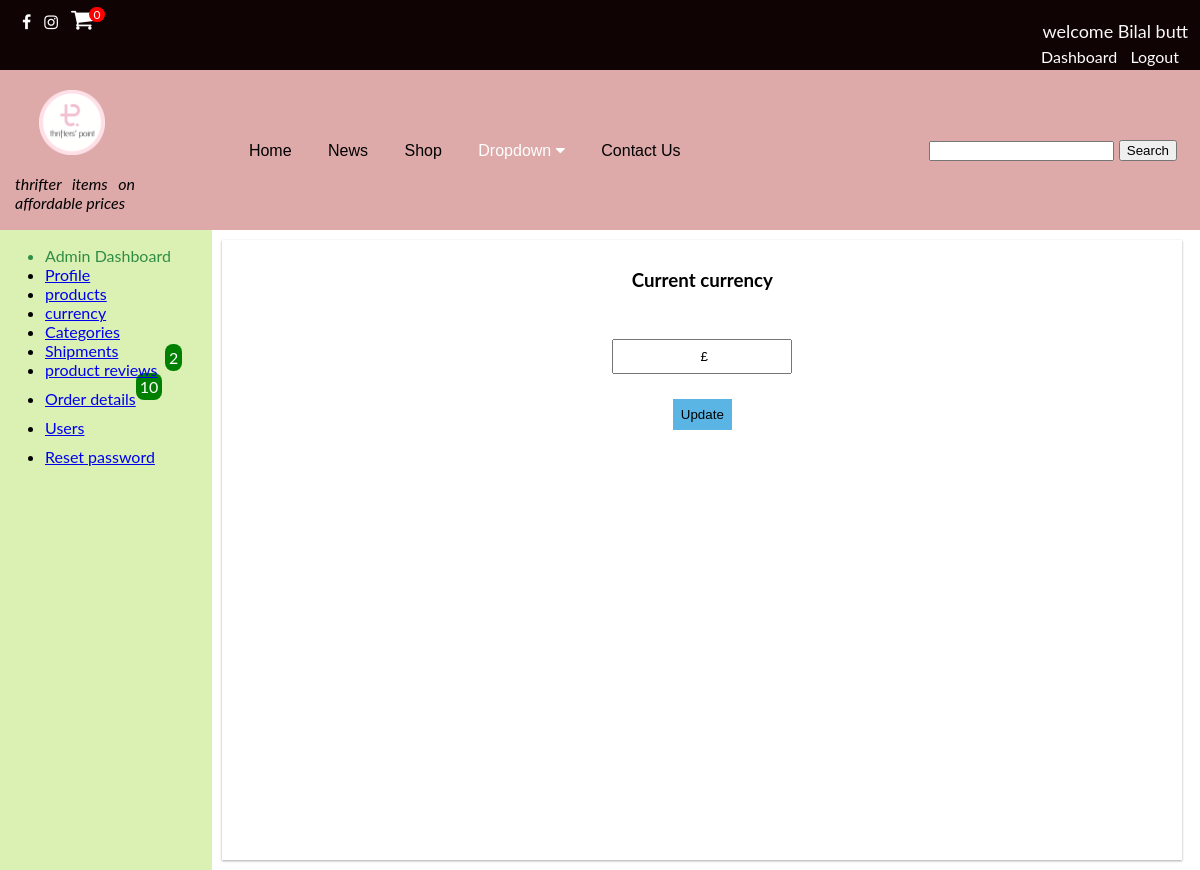
/admin/forms/currency.php (signed in), run on the app's committed database.
### tables this page shows
CREATE TABLE `site_info` (
  `id` int(11) NOT NULL,
  `sitelogo` varchar(255) NOT NULL DEFAULT 'sitelogo.png',
  `tagline` varchar(255) NOT NULL DEFAULT 'saifi logos'
);

CREATE TABLE `currency_tab` (
  `currency_id` int(11) NOT NULL,
  `country` varchar(255) NOT NULL,
  `currency` varchar(255) NOT NULL
);

### admin/forms/currency.php (the view, shortened to what this page needs)
<?php require_once(dirname(dirname(dirname(__FILE__))) . '/Database/database.php'); ?>
<!DOCTYPE html>
<html lang="en">
<head>
    <link rel="stylesheet" href="https://cdnjs.cloudflare.com/ajax/libs/font-awesome/4.7.0/css/font-awesome.min.css">
    <link rel="stylesheet" href="../../css/style.css">
    <link rel="stylesheet" href="../admin.css">
    <link rel="stylesheet" href="https://unpkg.com/purecss@2.0.6/build/pure-min.css">
</head>
<body>
    <div class="topbar">
        <?php require_once(dirname(dirname(dirname(__FILE__))) . '/inc/topbar.php'); ?>
    </div>
    <div class="header">
        <header>
            <?php require_once(dirname(dirname(dirname(__FILE__))) . '/inc/header.php'); ?>
        </header>
    </div>
    <div class="rows">
        <div class="adminsidenav">
            <?php require '../admindashboard.php'; ?>
        </div>
        <div class="adminmain">
            <div class="">
<?php
$q = "SELECT * from currency_tab";
$result = mysqli_query($conn, $q) or die(mysqli_error($conn));
$results=mysqli_fetch_array($result);
$currency=$results['currency'];
?>
                <form action="currency.php" method="post">
                    <h3 style=text-align="center">Current currency</h3>
                    <div class=form-group>
                        <input style=width:20%;margin:auto;padding;auto class="prdouctaddinput" type="text" name="currency" value="<?php echo $currency;?>">
                        <button class="addbutton" type=submit name="submit">Update</button>
                    </div>
            </div>
        </div>
</body>
</html>

### inc/header.php (shortened to what this page needs)
<?php
require_once(dirname(dirname(__FILE__)) . '/Database/database.php');
?>
<div class="headercontaianer">
<div class="collapsemenu" >
<div class="sitelogo">
<?php $actual_link = 'http://'.$_SERVER['HTTP_HOST'].$_SERVER['PHP_SELF'];?>
<?php
$q = "SELECT * from site_info";
$result = mysqli_query($conn, $q) or die(mysqli_error($conn));
$results=mysqli_fetch_array($result);
if($actual_link != "http://localhost/webapp/admin/forms/addproduct.php"
  && $actual_link != "http://localhost/webapp/admin/forms/allproducts.php"
  && $actual_link != "http://localhost/webapp/admin/forms/editproduct.php"
  && $actual_link != "http://localhost/webapp/admin/forms/productimggallery.php"
  && $actual_link != "http://localhost/webapp/admin/forms/addgalleryimages.php"
  && $actual_link != "http://localhost/webapp/admin/forms/addnewcat.php"
  && $actual_link != "http://localhost/webapp/admin/forms/editcategory.php"
  && $actual_link != "http://localhost/webapp/admin/forms/reviews.php"
  && $actual_link != "http://localhost/webapp/admin/forms/customerorddet.php"
  && $actual_link != "http://localhost/webapp/admin/forms/customerbilldet.php"
  && $actual_link != "http://localhost/webapp/admin/forms/users.php"
  && $actual_link != "http://localhost/webapp/admin/forms/edituser.php"
  && $actual_link != "http://localhost/webapp/admin/forms/currency.php"
  && $actual_link != "http://localhost/webapp/admin/forms/siteinfo.php"
  && $actual_link != "http://localhost/webapp/admin/forms/allproductedit.php"
  && $actual_link != "http://localhost/webapp/admin/forms/shipment.php"
  && $actual_link != "http://localhost/webapp/admin/forms/adminprofile.php"
  && $actual_link != "http://localhost/webapp/admin/forms/retypepassword.php"){
echo '<a href="http://localhost/webapp/pages/home.php" ><img  class="logoimage" src="../images/'.$results['sitelogo'].'"></a>';
  echo '<p style=display:block;margin-left:15px;font-style:italic;width:120px;> '.$results['tagline'].' </p>';
}else{
  echo '<a href="http://localhost/webapp/pages/home.php" ><img  class="logoimage" src="../../images/'.$results['sitelogo'].'"></a>';
  echo '<p style=margin-left:15px;font-style:italic;width:120px> '.$results['tagline'].' </p>';
}
?>
</div>
<div class="navbar">
<a href="http://localhost/webapp/pages/home.php">Home</a>
<a href="http://localhost/webapp/pages/news.php">News</a>
<a href="http://localhost/webapp/pages/shop.php">Shop</a>
  <div class="dropdown">
    <button class="dropbtn">Dropdown
      <i class="fa fa-caret-down"></i>
    </button>
   </div>
   <a href="http://localhost/webapp/pages/contactus.php">Contact Us</a>
<div class="searchbar">
<form action="<?php echo 'http://localhost/webapp/pages/search.php' ?>" method="GET">
    <input style= height:20px type="text" name="search" required >
    <button  type="Submit" name="searchsubmit">Search</button>
</form>
</div>
</div>

### css/style.css (style rules this page uses)
body { width:100%; text-align: justify; display: block; padding: 0; margin: 0; }
h1,h2,h3,h4 { text-align: center; padding-top: 10px; }
.header { height: 160px; background-color: rgba(221, 167, 167, 0.977); }
img.logoimage { width: 80px; margin-left: 25px; padding-top: 20px; padding-left: 14px; }
.searchbar { display: inline; margin-top: 32px; margin-right: 23px; float: right; }
body { font-family: "Lato", sans-serif; transition: background-color .5s; }
* { box-sizing: border-box; }
div.rows { display: inline-flex; width: 100%; }
.navbar { overflow: hidden; display: block; text-align: center; margin-top: -120px; font-family: Arial, Helvetica, sans-serif; }
.navbar a { font-size: 16px; display: inline-flex; color: rgb(0, 0, 0); text-align: center; padding: 14px 16px; margin-top: 15px; text-decoration: none; }
.dropdown { text-align: center; display: inline-flex; margin-top: 20px; }
.dropdown .dropbtn { font-size: 16px; border: none; outline: none; color: white; padding: 14px 16px; background-color: inherit; font: inherit; margin: 0; cursor: pointer; }
.form-group { display: block; padding: 15px; }
.topbar { background-color: #100303; margin-top: -12px; }

### admin/admin.css (style rules this page uses)
.adminsidenav { display: block; background: rgb(219, 240, 179); height:40rem; }
div.rows { display: inline-flex; width: 100%; }
.adminmain { background-color: rgb(255, 255, 255); width:80%; margin-top:10px; margin-left: 10px; margin-bottom: 10px; display: block; text-align: center; box-shadow: rgba(0, 0, 0, 0.12) 0px 1px 3px, rgba(0, 0, 0, 0.24) 0px 1px 2px; }
.form-group { display: block; width: 100%; text-align: center; padding: 30px; }
.prdouctaddinput { display: block; text-align: center; width: 70%; margin-left: 15%; height: 35px; }
.addbutton { padding: 8px; cursor: pointer; background: #5ab5e5; border:none; outline: none; margin-top: 25px; }

### data on the page
site_info: sitelogo (picture), tagline "thrifter items on affordable prices"
currency_tab: currency "£"

### other printed values
$countcart "0"
$_SESSION['username'] "Bilal butt"
$countreview "2"
$countorders "10"
